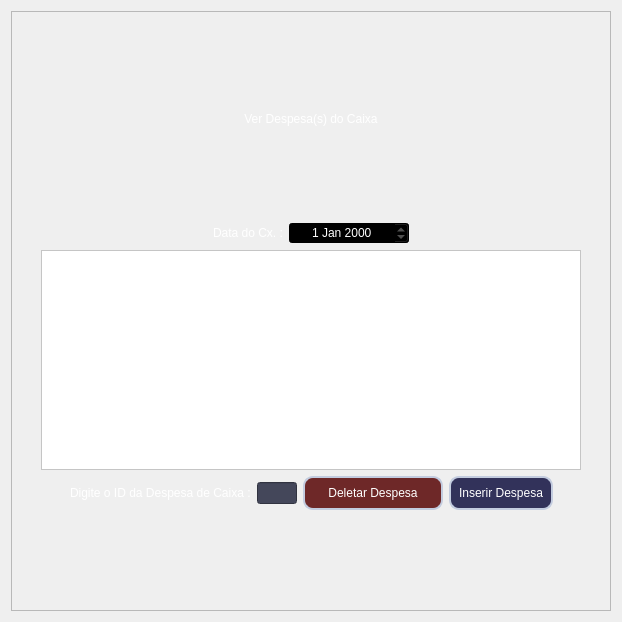
  <widget class="QWidget" name="ver_despesas_cx">
   <layout class="QVBoxLayout" name="verticalLayout_6">
    <item alignment="Qt::AlignmentFlag::AlignHCenter|Qt::AlignmentFlag::AlignVCenter">
     <widget class="QFrame" name="frame_ver_despesas">
      <property name="minimumSize">
       <size>
        <width>600</width>
        <height>600</height>
       </size>
      </property>
      <property name="maximumSize">
       <size>
        <width>600</width>
        <height>600</height>
       </size>
      </property>
      <property name="frameShape">
       <enum>QFrame::Shape::StyledPanel</enum>
      </property>
      <property name="frameShadow">
       <enum>QFrame::Shadow::Raised</enum>
      </property>
      <layout class="QVBoxLayout" name="verticalLayout_11">
       <item>
        <spacer name="verticalSpacer_16">
         <property name="orientation">
          <enum>Qt::Orientation::Vertical</enum>
         </property>
         <property name="sizeHint" stdset="0">
          <size>
           <width>20</width>
           <height>40</height>
          </size>
         </property>
        </spacer>
       </item>
       <item>
        <widget class="QLabel" name="label_26">
         <property name="styleSheet">
          <string notr="true">font: 700 12pt &quot;Segoe UI&quot;;
color: white;</string>
         </property>
         <property name="text">
          <string>Ver Despesa(s) do Caixa</string>
         </property>
         <property name="alignment">
          <set>Qt::AlignmentFlag::AlignCenter</set>
         </property>
        </widget>
       </item>
       <item>
        <spacer name="verticalSpacer_7">
         <property name="orientation">
          <enum>Qt::Orientation::Vertical</enum>
         </property>
         <property name="sizeHint" stdset="0">
          <size>
           <width>20</width>
           <height>40</height>
          </size>
         </property>
        </spacer>
       </item>
       <item>
        <layout class="QHBoxLayout" name="horizontalLayout_4">
         <item>
          <spacer name="horizontalSpacer_3">
           <property name="orientation">
            <enum>Qt::Orientation::Horizontal</enum>
           </property>
           <property name="sizeHint" stdset="0">
            <size>
             <width>40</width>
             <height>20</height>
            </size>
           </property>
          </spacer>
         </item>
         <item alignment="Qt::AlignmentFlag::AlignHCenter">
          <widget class="QLabel" name="label_34">
           <property name="styleSheet">
            <string notr="true">font: 700 10pt &quot;Segoe UI&quot;;
color: white;</string>
           </property>
           <property name="text">
            <string>Data do Cx. :</string>
           </property>
          </widget>
         </item>
         <item alignment="Qt::AlignmentFlag::AlignLeft|Qt::AlignmentFlag::AlignVCenter">
          <widget class="QDateEdit" name="data_cx_ver_despesa">
           <property name="minimumSize">
            <size>
             <width>120</width>
             <height>0</height>
            </size>
           </property>
           <property name="maximumSize">
            <size>
             <width>120</width>
             <height>16777215</height>
            </size>
           </property>
           <property name="styleSheet">
            <string notr="true">font: 700 10pt &quot;Segoe UI&quot;;
color: rgb(255,255,255);
background-color: rgb(0,0,0);</string>
           </property>
           <property name="alignment">
            <set>Qt::AlignmentFlag::AlignCenter</set>
           </property>
           <property name="readOnly">
            <bool>true</bool>
           </property>
          </widget>
         </item>
         <item>
          <spacer name="horizontalSpacer_4">
           <property name="orientation">
            <enum>Qt::Orientation::Horizontal</enum>
           </property>
           <property name="sizeHint" stdset="0">
            <size>
             <width>40</width>
             <height>20</height>
            </size>
           </property>
          </spacer>
         </item>
        </layout>
       </item>
       <item alignment="Qt::AlignmentFlag::AlignHCenter">
        <widget class="QTableView" name="table_ver_despesas">
         <property name="minimumSize">
          <size>
           <width>540</width>
           <height>220</height>
          </size>
         </property>
         <property name="maximumSize">
          <size>
           <width>540</width>
           <height>220</height>
          </size>
         </property>
         <property name="styleSheet">
          <string notr="true">QTableView {
	alternate-background-color: #f8f9fa;
	background-color: white;
	gridline-color: #dee2e6;
}

QTableView::item {
	padding: 5px;
	border-bottom: 1px solid #dee2e6;
}

QTableView::item:selected {
	background-color: #007bff;
	color: white;
}

QHeaderView::section {
	background-color: #6c757d;
	color: white;
	padding: 5px;
	border: 1px solid #5a6268;
	font-weight: bold;
}</string>
         </property>
        </widget>
       </item>
       <item>
        <layout class="QHBoxLayout" name="horizontalLayout_6">
         <item>
          <spacer name="horizontalSpacer_5">
           <property name="orientation">
            <enum>Qt::Orientation::Horizontal</enum>
           </property>
           <property name="sizeHint" stdset="0">
            <size>
             <width>40</width>
             <height>20</height>
            </size>
           </property>
          </spacer>
         </item>
         <item>
          <widget class="QLabel" name="label_25">
           <property name="styleSheet">
            <string notr="true">font: 700 10pt &quot;Segoe UI&quot;;
color: white;</string>
           </property>
           <property name="text">
            <string>Digite o ID da Despesa de Caixa :</string>
           </property>
          </widget>
         </item>
         <item>
          <widget class="QLineEdit" name="input_id_despesa_caixa_a_deletar">
           <property name="minimumSize">
            <size>
             <width>40</width>
             <height>0</height>
            </size>
           </property>
           <property name="maximumSize">
            <size>
             <width>40</width>
             <height>16777215</height>
            </size>
           </property>
           <property name="styleSheet">
            <string notr="true">font: 700 10pt &quot;Segoe UI&quot;;
color: white;
background-color: rgb(68,71,90);
</string>
           </property>
           <property name="readOnly">
            <bool>true</bool>
           </property>
          </widget>
         </item>
         <item>
          <widget class="QPushButton" name="btn_deletar_despesa_cx">
           <property name="minimumSize">
            <size>
             <width>140</width>
             <height>0</height>
            </size>
           </property>
           <property name="maximumSize">
            <size>
             <width>140</width>
             <height>16777215</height>
            </size>
           </property>
           <property name="styleSheet">
            <string notr="true">QPushButton {
	font: 700 10pt &quot;Segoe UI&quot;;
	background-color: rgb(110,40,40);
	padding: 8px;
	border: 2px solid #c3ccdf;
	color: rgb(255,255,255);
	border-radius: 10px;
}

QPushButton:hover {
	background-color: rgb(85, 170, 255);
}

QPushButton:pressed {
	background-color: rgb(255, 0, 127);
}</string>
           </property>
           <property name="text">
            <string>Deletar Despesa</string>
           </property>
          </widget>
         </item>
         <item>
          <widget class="QPushButton" name="btn_inserir_despesa_cx">
           <property name="styleSheet">
            <string notr="true">QPushButton {
	font: 700 10pt &quot;Segoe UI&quot;;
	background-color: rgb(50,50,90);
	padding: 8px;
	border: 2px solid #c3ccdf;
	color: rgb(255,255,255);
	border-radius: 10px;
}

QPushButton:hover {
	background-color: rgb(85, 170, 255);
}

QPushButton:pressed {
	background-color: rgb(255, 0, 127);
}</string>
           </property>
           <property name="text">
            <string>Inserir Despesa</string>
           </property>
          </widget>
         </item>
         <item>
          <spacer name="horizontalSpacer_6">
           <property name="orientation">
            <enum>Qt::Orientation::Horizontal</enum>
           </property>
           <property name="sizeHint" stdset="0">
            <size>
             <width>40</width>
             <height>20</height>
            </size>
           </property>
          </spacer>
         </item>
        </layout>
       </item>
       <item>
        <spacer name="verticalSpacer_8">
         <property name="orientation">
          <enum>Qt::Orientation::Vertical</enum>
         </property>
         <property name="sizeHint" stdset="0">
          <size>
           <width>20</width>
           <height>40</height>
          </size>
         </property>
        </spacer>
       </item>
      </layout>
     </widget>
    </item>
   </layout>
  </widget>
